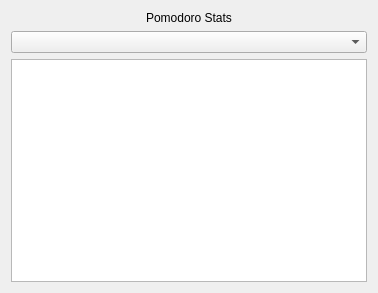
<?xml version="1.0" encoding="UTF-8"?>
<ui version="4.0">
 <class>StatsDialog</class>
 <widget class="QDialog" name="StatsDialog">
  <property name="geometry">
   <rect>
    <x>0</x>
    <y>0</y>
    <width>378</width>
    <height>293</height>
   </rect>
  </property>
  <property name="windowTitle">
   <string>Dialog</string>
  </property>
  <layout class="QGridLayout" name="gridLayout">
   <item row="0" column="0">
    <layout class="QVBoxLayout" name="verticalLayout">
     <item>
      <widget class="QLabel" name="label">
       <property name="maximumSize">
        <size>
         <width>16777215</width>
         <height>25</height>
        </size>
       </property>
       <property name="text">
        <string>Pomodoro Stats</string>
       </property>
       <property name="alignment">
        <set>Qt::AlignmentFlag::AlignCenter</set>
       </property>
      </widget>
     </item>
     <item>
      <widget class="QComboBox" name="selected_stat">
       <property name="placeholderText">
        <string>Choose a statistic</string>
       </property>
      </widget>
     </item>
     <item>
      <widget class="QChartView" name="chart"/>
     </item>
    </layout>
   </item>
  </layout>
 </widget>
 <customwidgets>
  <customwidget>
   <class>QChartView</class>
   <extends>QGraphicsView</extends>
   <header>qchartview.h</header>
  </customwidget>
 </customwidgets>
 <resources/>
 <connections/>
</ui>
